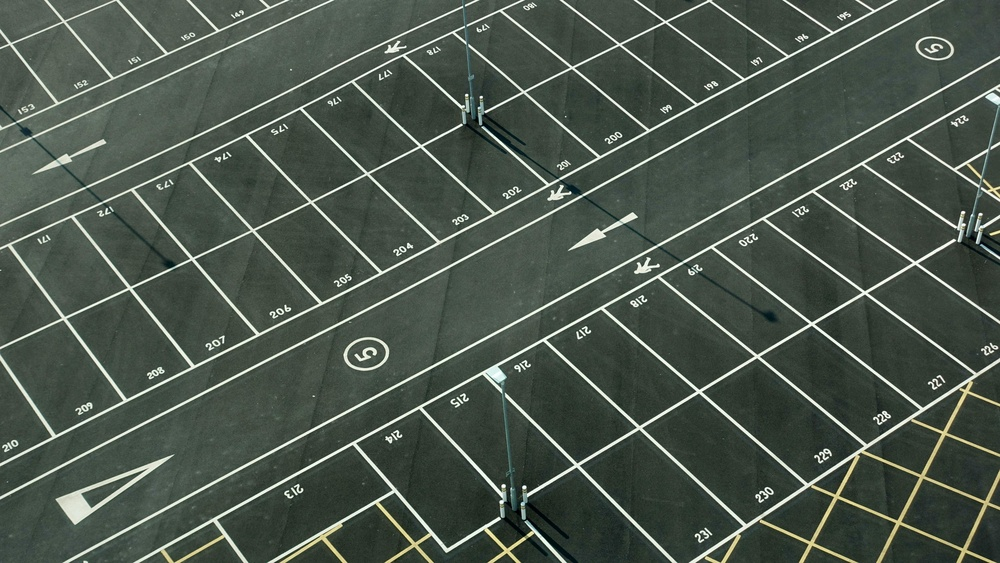
#> input picture images/samples/parking_3b_test.jpg, 1000 x 563 px, shrunk from 5472 x 3080 before the run; its folder holds only this picture in this run
$ python -i classification.py   (imports and definitions only)
#> lines starting #> are read from the running program, lines starting #| are printed output that depends on the picture; after the words box and inside, x2 and y2 are one past the last pixel; in counts of white or black regions, pixels touching at a corner belong together
import cv2
import numpy as np
from typing import Dict, List, Tuple
from constants import ROI_SIZE, SSIM_THRESHOLD, DIFF_PIXEL_THRESHOLD, DIFF_PIXEL_PERCENT, EDGE_DIFF_PERCENT


CLASSIFIER_OPTIONS: List[Tuple[str, str]] = [
    ("legacy_ssim_edge", "Legacy SSIM+Diff+Edge"),
    ("ssim_diff_gate", "SSIM+Diff Gate"),
    ("mad", "MAD (mean abs diff)"),
    ("gaussian_mad", "Gaussian MAD"),
    ("block_mad", "Block MAD voting"),
    ("percentile_mad", "Percentile MAD P75"),
    ("max_block_mad", "Max Block MAD"),
    ("histogram_intersection", "Histogram Intersection"),
    ("variance_ratio", "Variance Ratio"),
    ("hybrid_mad_hist", "Hybrid MAD+Hist"),
    ("roi_ensemble", "ROI Ensemble (recommended)"),
]

DEFAULT_CLASSIFIER = "roi_ensemble"

# Tuned thresholds for this GUI pipeline (perspective warp + CLAHE + blur).
MAD_THRESHOLD = 22.0
GAUSSIAN_MAD_THRESHOLD = 23.0
BLOCK_MAD_THRESHOLD = 15.0
BLOCK_VOTE_THRESHOLD = 0.65
P75_THRESHOLD = 30.0
MAX_BLOCK_THRESHOLD = 36.0
HIST_INTERSECTION_THRESHOLD = 0.84
VAR_RATIO_THRESHOLD = 1.45
ENSEMBLE_INNER_RATIO = 0.70
ENSEMBLE_INNER_AREA_PCT_DEFAULT = ENSEMBLE_INNER_RATIO * ENSEMBLE_INNER_RATIO * 100.0

_ensemble_inner_area_pct = float(ENSEMBLE_INNER_AREA_PCT_DEFAULT)


# [6 lines left out: function preprocess_roi, not called in this run]


def classifier_label(method_key: str) -> str:
    label_map = {key: label for key, label in CLASSIFIER_OPTIONS}
    return label_map.get(method_key, label_map[DEFAULT_CLASSIFIER])


def normalize_classifier_key(method_key: str) -> str:
    valid = {key for key, _ in CLASSIFIER_OPTIONS}
    return method_key if method_key in valid else DEFAULT_CLASSIFIER


# [8 lines left out: function set_ensemble_inner_area_pct, not called in this run]


def get_ensemble_inner_area_pct() -> float:
    return float(_ensemble_inner_area_pct)


def _ensemble_inner_side_ratio() -> float:
    return float(np.sqrt(np.clip(get_ensemble_inner_area_pct() / 100.0, 0.04, 1.0)))


def _build_gaussian_kernel(height: int = ROI_SIZE,
                           width: int = ROI_SIZE) -> np.ndarray:
    sigma_x = width / 3.0
    sigma_y = height / 3.0
    ax = np.arange(width, dtype=np.float32) - (width / 2.0) + 0.5
    ay = np.arange(height, dtype=np.float32) - (height / 2.0) + 0.5
    xx, yy = np.meshgrid(ax, ay)
    kernel = np.exp(-((xx * xx) / (2.0 * sigma_x * sigma_x)
                      + (yy * yy) / (2.0 * sigma_y * sigma_y)))
    kernel = kernel / np.sum(kernel)
    # Keep weighted MAD on the same order of magnitude as plain MAD.
    return kernel * float(height * width)


_GAUSS_KERNEL = _build_gaussian_kernel()


# [135 lines left out: functions _center_crop_ratio, _compute_similarity_metrics, _block_stats, _histogram_intersection, _variance_ratio, _to_u8_for_display and 1 more, not called in this run]


def _norm_above(value: float, threshold: float, band: float) -> float:
    return float(np.clip((value - threshold) / max(band, 1e-6), -1.0, 1.0))


def _norm_below(value: float, threshold: float, band: float) -> float:
    return float(np.clip((threshold - value) / max(band, 1e-6), -1.0, 1.0))


def _confidence_from_margin(margin: float) -> float:
    return float(np.clip(abs(margin), 0.0, 1.0))


# [180 lines left out: functions compute_slot_diff, classify_roi, warp_roi, not called in this run]


def detect_image_lines(gray):
    detected_lines = []
    edges = cv2.Canny(gray, 50, 150, apertureSize=3)
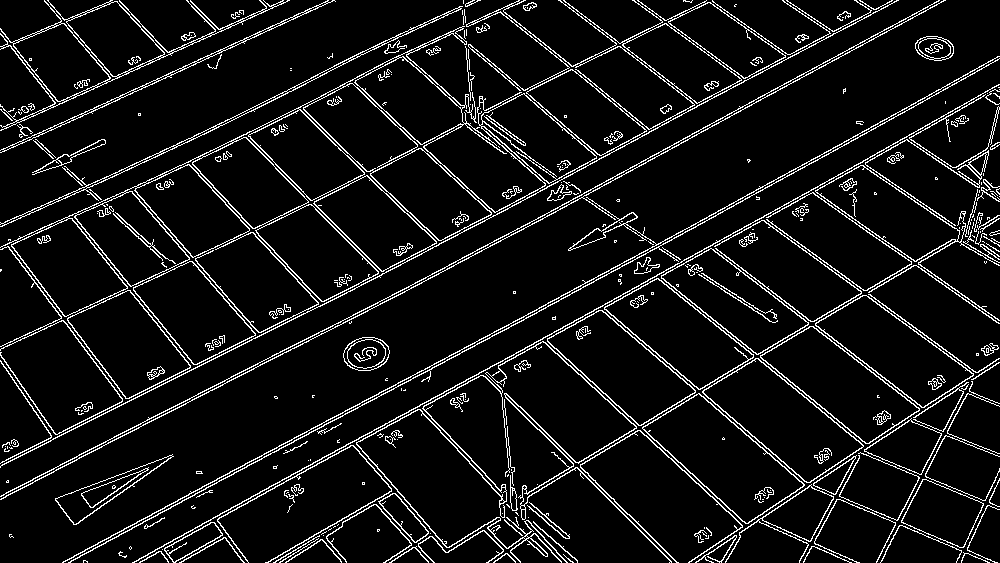
#> edges: shape (563, 1000); 8% white in thin lines or dots
    kernel = cv2.getStructuringElement(cv2.MORPH_RECT, (1, 5))
    edges = cv2.morphologyEx(edges, cv2.MORPH_CLOSE, kernel)
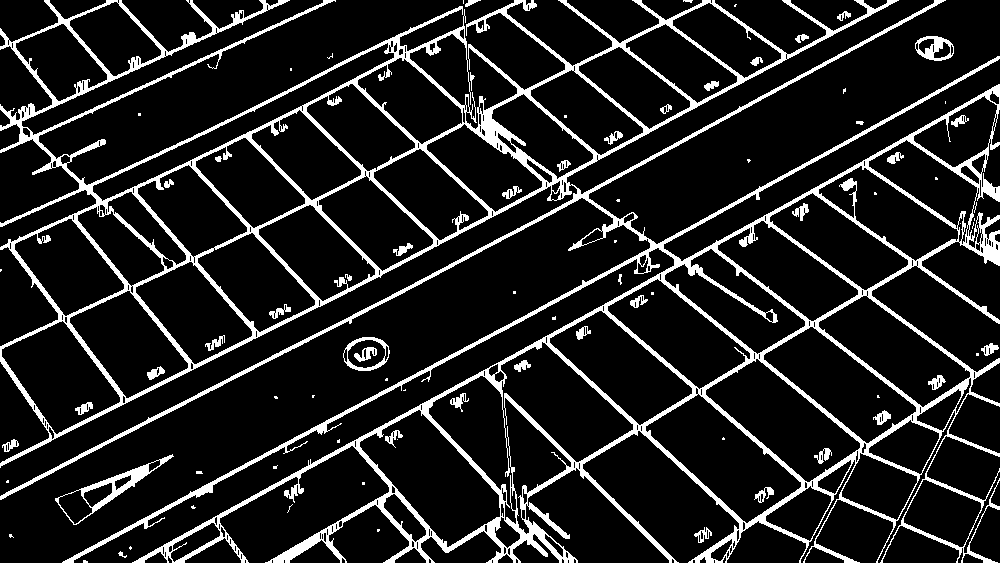
#> edges: shape (563, 1000); 13.1% white; 82 white regions (40 under 20 px), largest, box (x1, y1, x2, y2) and area: (0, 0, 1000, 563) 67738, (55, 454, 174, 525) 1050, (915, 36, 954, 61) 467
    lines = cv2.HoughLinesP(edges, 1, np.pi / 180, threshold=80,
                            minLineLength=gray.shape[0] // 6,
                            maxLineGap=20)
#> lines = 245 rows, first 6: [139, 562, 999, 85], [141, 562, 999, 86], [62, 562, 817, 160], [0, 465, 585, 167], [353, 446, 999, 88], [461, 351, 671, 561]
    if lines is None:
        return detected_lines
    for line in lines:
        x1, y1, x2, y2 = line[0]
        angle = abs(np.arctan2(y2 - y1, x2 - x1) * 180 / np.pi)
        if angle > 75 or angle < 15:
            detected_lines.append((x1, y1, x2, y2))
#> this loop made 245 passes
#> (x1, y1, x2, y2, angle) on passes 1 to 3: (139, 562, 999, 85, 29.01), (141, 562, 999, 86, 29.02), (62, 562, 817, 160, 28.03)
#> after the loop, detected_lines = [(963, 245, 999, 98), (500, 366, 520, 561), (966, 247, 999, 103), (498, 367, 512, 495), (463, 0, 477, 134)]
    return detected_lines


# [44 lines left out: functions nearest_detected_line, project_to_line, snap_to_detected_line, not called in this run]

>>> import cv2
>>> picture = cv2.imread('../images/samples/parking_3b_test.jpg', cv2.IMREAD_GRAYSCALE)
>>> result = detect_image_lines(picture)
#> result has the same summary as detected_lines in detect_image_lines
